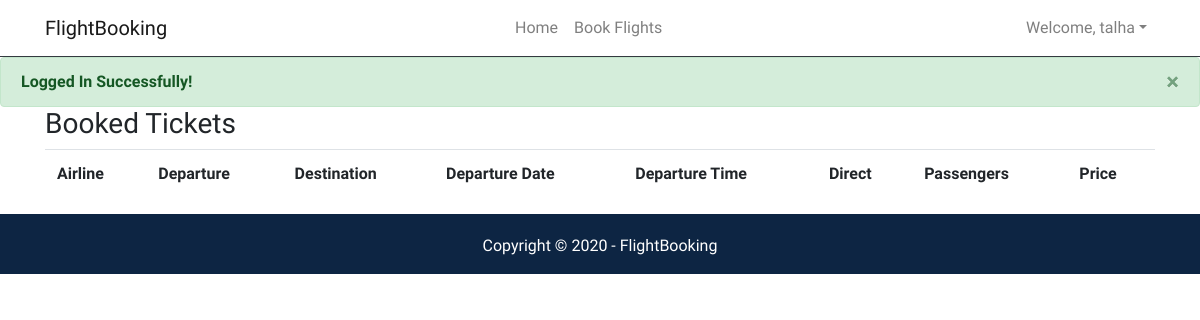
The page /dashboard.php (signed in) on the database as committed earlier.
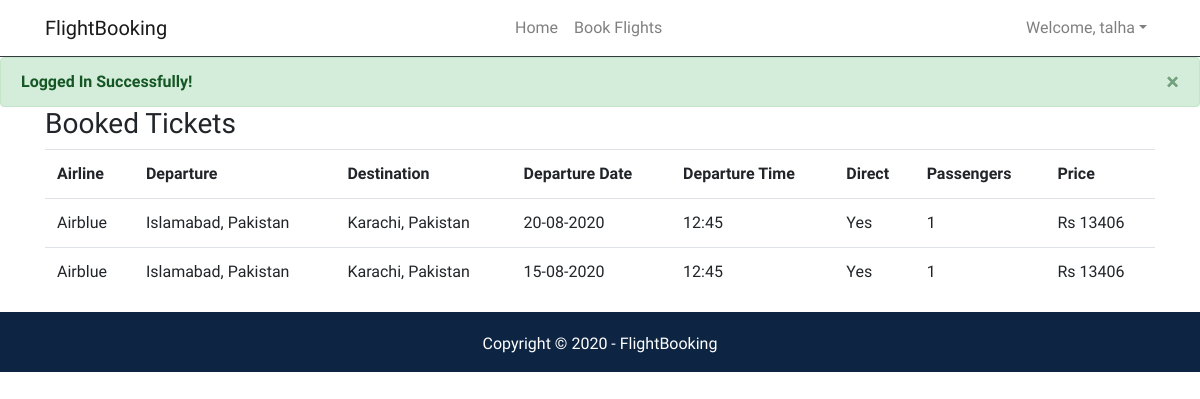
The same page on the database as committed later.
### tables this page shows
CREATE TABLE IF NOT EXISTS `flight_ticket` (
  `id` int(11) NOT NULL AUTO_INCREMENT,
  `user_id` int(11) NOT NULL,
  `airline` varchar(50) NOT NULL,
  `departure` varchar(50) NOT NULL,
  `destination` varchar(50) NOT NULL,
  `departure_date` varchar(50) NOT NULL,
  `departure_time` varchar(50) NOT NULL,
  `is_direct` varchar(50) NOT NULL,
  `total_price` varchar(50) NOT NULL,
  `total_passengers` int(11) NOT NULL,
  PRIMARY KEY (`id`)
);

### include/Database/FlightTicket.php (called while the page is built, shortened)
<?php
class FlightTicket extends Database
{
    public function getTickets($user_id){
        $query = "SELECT * from flight_ticket where user_id = $user_id";
        $result = self::$mysqli->query($query);
        if($result) {
            return $result;
        }
        else{
            return false;
        }
    }
}

### public/dashboard.php (the view, shortened to what this page needs)
<?php
require_once ('../include/Database/FlightTicket.php');
$db = new FlightTicket();
$tickets = $db->getTickets($_SESSION['user_id']);
require_once ('header.php');?>
<div class="container">
    <div class="row">
        <div class="col">
            <h3>Booked Tickets</h3>
            <table class="table">
                <thead class="font-weight-bold">
                <tr>
                    <td>Airline</td>
                    <td>Departure</td>
                    <td>Destination</td>
                    <td>Departure Date</td>
                    <td>Departure Time</td>
                    <td>Direct</td>
                    <td>Passengers</td>
                    <td>Price</td>
                </tr>
                </thead>
                <tbody>
                <?php while ($ticket = mysqli_fetch_assoc($tickets)): ?>
                    <tr>
                    <td><?=$ticket['airline']?></td>
                    <td><?=$ticket['departure']?></td>
                    <td><?=$ticket['destination']?></td>
                    <td><?=$ticket['departure_date']?></td>
                    <td><?=$ticket['departure_time']?></td>
                    <td><?=$ticket['is_direct']?></td>
                    <td><?=$ticket['total_passengers']?></td>
                    <td><?=$ticket['total_price']?></td>
                    </tr>
                <?php endwhile; ?>
                </tbody>
            </table>
        </div>
    </div>
</div>
<?php require_once ('footer.php');?>

### public/header.php (shortened to what this page needs)
<?php require_once("../include/functions.php") ?>
<!DOCTYPE html>
<html>
<head>
    <link rel="stylesheet" type="text/css" href="css/bootstrap.min.css">
    <link rel="stylesheet" type="text/css" href="css/style.css">
</head>
<body>
        <nav class="navbar navbar-expand-lg navbar-light border-bottom border-dark">
            <div class="container">
            <a class="navbar-brand" href="index.php">FlightBooking</a>
            <div class="collapse navbar-collapse" id="navbarNavAltMarkup">
                <ul class="navbar-nav ml-auto mr-4">
                    <li class="nav-item <?php echo (basename($_SERVER['SCRIPT_NAME']) == 'index.php')? 'active': ''?>">
                        <a class="nav-link" href="index.php">Home</a>
                    </li>
                    <li class="nav-item <?php echo (basename($_SERVER['SCRIPT_NAME']) == 'book_flight.php')? 'active': ''?>">
                        <a class="nav-link" href="book_flights.php">Book Flights</a>
                    </li>
                </ul>
                <ul class="navbar-nav ml-auto">
                    <?php if(isset($_SESSION['username'])):?>
                        <li class="nav-item dropdown">
                            <a class="nav-link dropdown-toggle <?php echo (basename($_SERVER['SCRIPT_NAME']) == 'profile.php')? 'active': ''?>" id="navbarDropdownMenuLink" href="#" data-toggle="dropdown" aria-haspopup="true" aria-expanded="false">Welcome, <?=$_SESSION['username']?></a>
                        </li>
                    <?php endif;?>
                </ul>
            </div>
            </div>
        </nav>
    <?php display_message();?>

### include/functions.php (shortened to what this page needs)
<?php
function display_message() {
?>
    <?php if(isset($_SESSION['message_info'])):?>
        <div class="alert alert-dismissible alert-info mb-0">
            <button type="button" class="close" data-dismiss="alert">&times;</button>
            <b><?=$_SESSION['message_info'];?></b>
        </div>
        <?php $_SESSION['message_info'] = null;?>
    <?php elseif (isset($_SESSION['message_success'])):?>
        <div class="alert alert-dismissible alert-success mb-0">
            <button type="button" class="close" data-dismiss="alert">&times;</button>
            <b><?=$_SESSION['message_success'];?></b>
        </div>
    <?php endif;?>
<?php
}

### public/footer.php
<footer class="footer" style="padding-top: 20px;">
    <div class="container">
        <div class="row">
            <div class="col-md-12">
                <div id="copyright">
                    <p>Copyright &copy; 2020 <a href="#"> - FlightBooking </a></p>
                </div>
            </div>
        </div>
    </div>
</footer>
</body>
</html>

### public/css/style.css (style rules this page uses)
* { margin: 0; padding: 0; }
body { font-family: 'Raleway', 'sans-serif'; overflow-x: hidden; overflow-y: scroll; min-height: 100vh; }
p { text-align: justify; }
.dropdown { border: none; }
.footer { background-color: #092140fa; }
#copyright p, #copyright a { text-align: center; color: white; }

Rows that differ between the two databases and show on the page:
added flight_ticket: airline "Airblue", departure "Islamabad, Pakistan", destination "Karachi, Pakistan", departure_date "20-08-2020", departure_time "12:45", is_direct "Yes", total_passengers "1", total_price "Rs 13406"
added flight_ticket: airline "Airblue", departure "Islamabad, Pakistan", destination "Karachi, Pakistan", departure_date "15-08-2020", departure_time "12:45", is_direct "Yes", total_passengers "1", total_price "Rs 13406"
